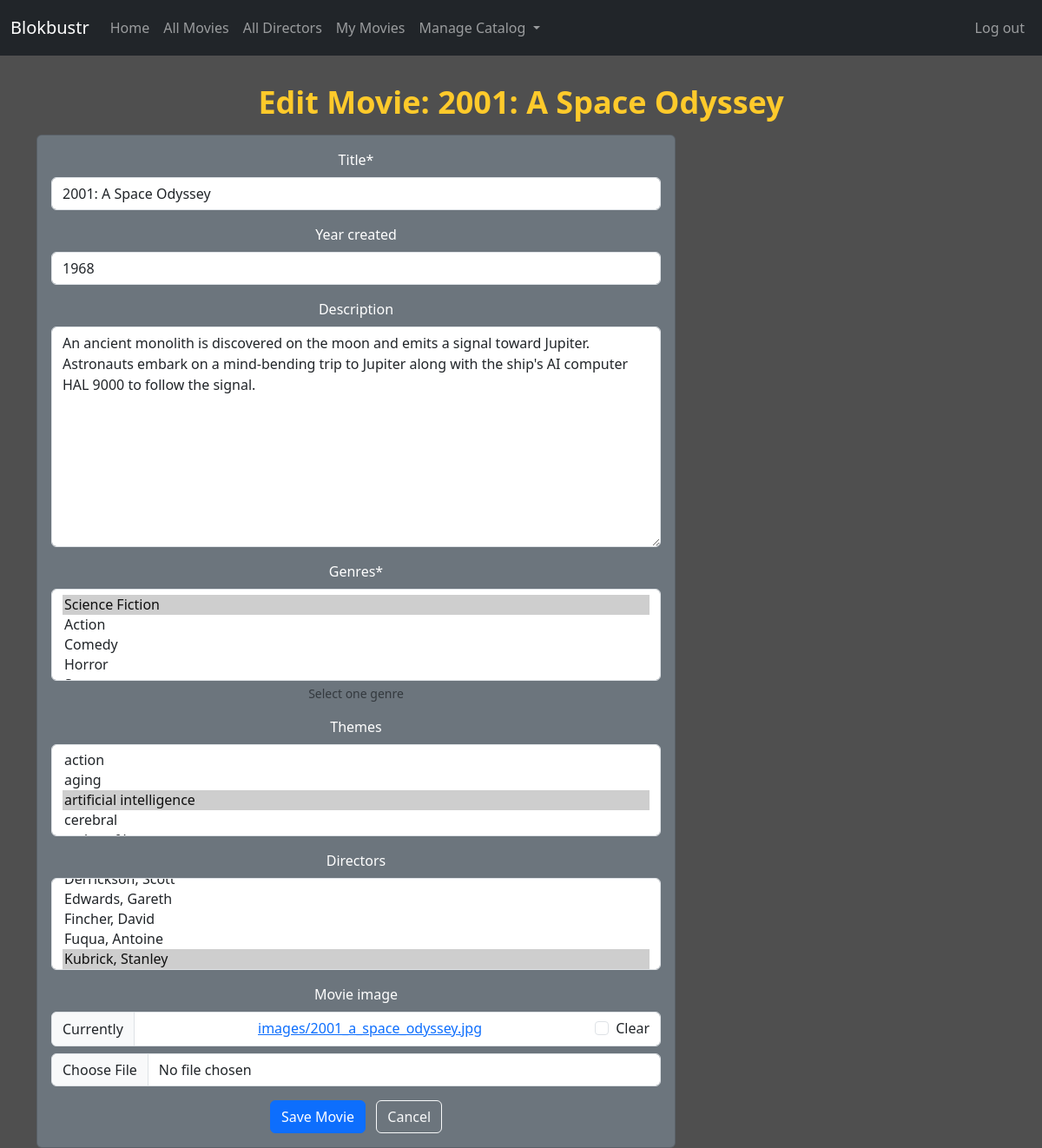
Screenshot of /movies/2/update/ (signed in) with the database file from the repository.
### catalog/models.py (models this page shows, shortened)
class Movie(models.Model):
    title = models.CharField(max_length=200)
    year_created = models.PositiveIntegerField(null=True, blank=True)
    description = models.TextField(blank=True)
    genres = models.ManyToManyField(Genre, related_name="movies", help_text="Select one genre")
    themes = models.ManyToManyField(Theme, related_name="movies", blank=True)
    directors = models.ManyToManyField(Director, related_name="movies", blank=True)
    movie_image = models.ImageField(upload_to="images/", null=True, blank=True)
    class Meta:
        ordering = ["title"]

### catalog/views.py (the view)
# urls.py: path('movies/<int:pk>/update/', views.MovieUpdateView.as_view(), name='movie_update'),
class MovieUpdateView(PermissionRequiredMixin, UpdateView):
    permission_required = 'catalog.change_movie'
    model = Movie
    form_class = MovieForm
    template_name = 'catalog/movie_form.html'
    success_url = reverse_lazy('movie_list')

### catalog/forms.py
class MovieForm(forms.ModelForm):
    class Meta:
        model = Movie
        fields = ['title', 'year_created', 'description', 'genres', 'themes', 'directors', 'movie_image']
        widgets = {
            'themes': forms.SelectMultiple,
            'directors': forms.SelectMultiple,
        }

### catalog/models.py (called while the page is built)
    def __str__(self):
        return self.name

    def __str__(self):
        return self.name

    def __str__(self):
        return f"{self.last_name}, {self.first_name}"

### catalog/templates/catalog/movie_form.html (shortened to what this page needs)
{% extends "catalog/base.html" %}
{% load crispy_forms_tags %}
{% block content %}
<h1>{% if form.instance.pk %}Edit Movie: {{ form.instance.title }}{% else %}Add Movie{% endif %}</h1>
<div class="row mt-3">
    <div class="col-md-8">
        <div class="card bg-secondary text-white">
            <div class="card-body">
                <form method="POST" enctype="multipart/form-data">
                    {{ form|crispy }}
                    <div class="mt-3">
                        <button type="submit" class="btn btn-primary">Save Movie</button>
                        <a href="{% url 'movie_list' %}" class="btn btn-outline-light ms-2">Cancel</a>
                    </div>
                </form>
            </div>
        </div>
    </div>
</div>
{% endblock %}

### catalog/static/css/my_style_v1.css (style rules this page uses)
html { font-size: 16px; font-family: arial, sans-serif; background-color: #4f4f4f; }
h1 { color: #ffca2b; font-size: 36px; font-weight: bold; margin-top: 8px; margin-bottom: 4px; }

### catalog/templates/catalog/base.html (style rules this page uses)
body { background-color: #4f4f4f; }

### rows the page displays
Movie: instance "2001: A Space Odyssey", title "2001: A Space Odyssey", year_created "1968", description "An ancient monolith is discovered on the moon and emits a signal toward Jupiter. Astronauts embark on a mind-bending trip to Jupiter along with the ship's AI computer HAL 9000 to follow the signal."
